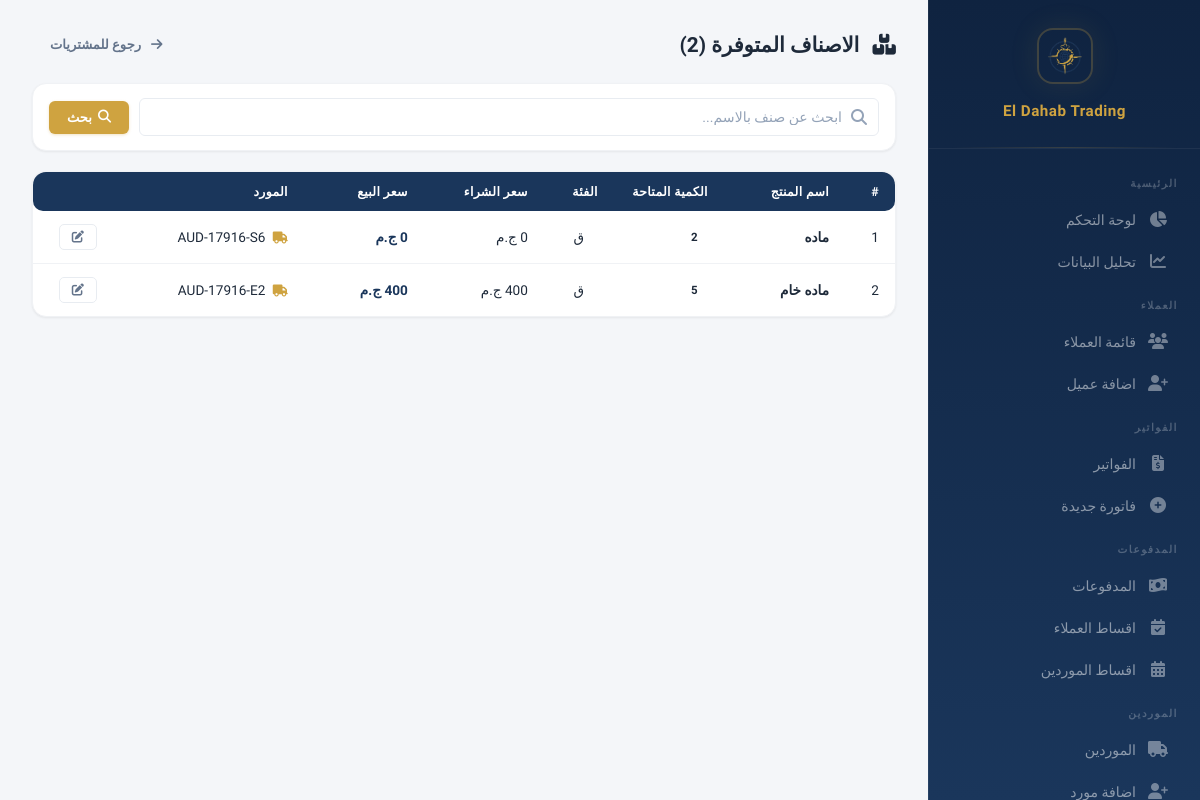
Page /items (signed in) on the earlier database version.
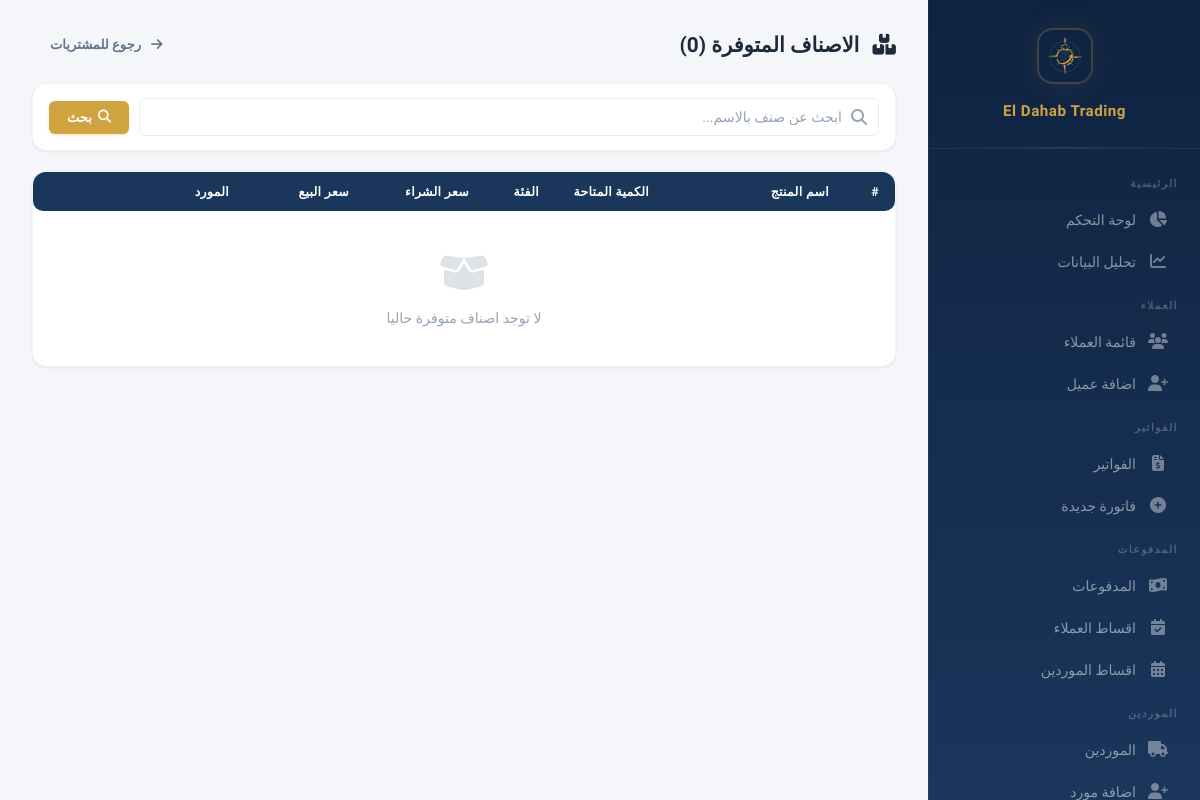
Same page on the later database version.
### models.py (models this page shows, shortened)
class PurchaseItem(db.Model):
    __tablename__ = 'purchase_items'
    id = db.Column(db.Integer, primary_key=True)
    purchase_id = db.Column(db.Integer, db.ForeignKey('purchases.id'), nullable=False)
    item_name = db.Column(db.String(300), nullable=False)
    unit_type = db.Column(db.String(10), nullable=False, default='ق')
    quantity = db.Column(db.Float, nullable=False, default=0)
    unit_price = db.Column(db.Float, nullable=False, default=0)
    selling_price = db.Column(db.Float, nullable=False, default=0)
    total = db.Column(db.Float, nullable=False, default=0)

class Supplier(db.Model):
    __tablename__ = 'suppliers'
    id = db.Column(db.Integer, primary_key=True)
    name = db.Column(db.String(200), nullable=False)
    phone = db.Column(db.String(50))
    address = db.Column(db.Text)
    notes = db.Column(db.Text)
    created_at = db.Column(db.DateTime, default=datetime.utcnow)
    purchases = db.relationship('Purchase', backref='supplier', lazy=True)
    payments = db.relationship('SupplierPayment', backref='supplier', lazy=True)
    returns = db.relationship('SupplierReturn', backref='supplier', lazy=True)
    installment_plans = db.relationship('SupplierInstallmentPlan', backref='supplier', lazy=True)

### app.py (the view)
@app.route('/items')
@login_required
def items_list():
    search = request.args.get('search', '').strip()
    purchased = dict(db.session.query(
        PurchaseItem.item_name,
        db.func.coalesce(db.func.sum(PurchaseItem.quantity), 0)
    ).group_by(PurchaseItem.item_name).all())
    sold = dict(db.session.query(
        InvoiceItem.item_name,
        db.func.coalesce(db.func.sum(InvoiceItem.quantity), 0)
    ).group_by(InvoiceItem.item_name).all())
    returned = dict(db.session.query(
        ReturnItem.item_name,
        db.func.coalesce(db.func.sum(ReturnItem.quantity), 0)
    ).group_by(ReturnItem.item_name).all())
    latest_ids = db.session.query(func.max(PurchaseItem.id)).group_by(PurchaseItem.item_name)
    latest_rows = (PurchaseItem.query.filter(PurchaseItem.id.in_(latest_ids))
                   .options(joinedload(PurchaseItem.purchase).joinedload(Purchase.supplier))
                   .all())
    latest_by_name = {pi.item_name: pi for pi in latest_rows}
    items = []
    for name in sorted(purchased.keys()):
        if search and search not in (name or ''):
            continue
        qty = (purchased.get(name, 0) or 0) - (sold.get(name, 0) or 0) + (returned.get(name, 0) or 0)
        if qty <= 0:
            continue
        pi = latest_by_name.get(name)
        items.append({
            'name': name,
            'qty': qty,
            'unit_type': (pi.unit_type if pi else None) or 'ق',
            'unit_price': (pi.unit_price if pi else None) or 0,
            'selling_price': (pi.selling_price if pi else None) or 0,
            'supplier': pi.purchase.supplier.name if pi and pi.purchase and pi.purchase.supplier else '—',
        })
    return render_template('items_list.html', items=items, search=search)

### app.py (called while the page is built)
@app.context_processor
def inject_payment_methods():
    return {'PAYMENT_METHODS': PAYMENT_METHODS, 'parse_images': parse_images}

@app.before_request
def check_session_expiry():
    if 'user_id' in session and session.get('expires_at'):
        if datetime.utcnow().timestamp() > session['expires_at']:
            session.clear()
            flash('انتهت الجلسة، يرجى تسجيل الدخول مرة اخرى', 'warning')
            return redirect(url_for('login'))

@app.context_processor
def inject_user():
    if not hasattr(g, 'current_user'):
        g.current_user = db.session.get(User, session['user_id']) if 'user_id' in session else None
    return dict(current_user=g.current_user)

### models.py (called while the page is built)
    def has_permission(self, page):
        if self.is_admin:
            return True
        return any(p.page == page for p in self.permissions)

### templates/items_list.html (shortened to what this page needs)
{% extends "base.html" %}
{% block content %}
<div class="page-header">
    <h1 style="font-size:1.3rem;font-weight:700;color:var(--text);margin:0;"><i class="fas fa-boxes" style="margin-left:8px;"></i> الاصناف المتوفرة ({{ items|length }})</h1>
    <a href="{{ url_for('purchases_list') }}" class="btn btn-ghost"><i class="fas fa-arrow-right" style="margin-left:4px;"></i> رجوع للمشتريات</a>
</div>
<div class="data-card" style="margin-bottom:20px;">
    <form method="GET" action="{{ url_for('items_list') }}" style="display:flex;gap:10px;align-items:center;padding:14px 16px;">
        <div style="flex:1;position:relative;">
            <input type="text" name="search" value="{{ search }}" class="form-control" placeholder="ابحث عن صنف بالاسم..." autocomplete="off" style="padding-right:36px;" autofocus>
            <i class="fas fa-search" style="position:absolute;top:50%;right:12px;transform:translateY(-50%);color:var(--text-muted);"></i>
        </div>
        <button type="submit" class="btn btn-gold"><i class="fas fa-search"></i> بحث</button>
    </form>
</div>
<div class="data-card">
    <div class="data-card-body" style="padding:0;">
        <table>
            <thead>
                <tr>
                    <th style="width:50px;">#</th>
                    <th>اسم المنتج</th>
                    <th style="width:110px;">الكمية المتاحة</th>
                    <th style="width:70px;">الفئة</th>
                    <th style="width:120px;">سعر الشراء</th>
                    <th style="width:120px;">سعر البيع</th>
                    <th>المورد</th>
                    <th style="width:80px;"></th>
                </tr>
            </thead>
            <tbody>
                {% for item in items %}
                <tr>
                    <td>{{ loop.index }}</td>
                    <td style="font-weight:700;">{{ item.name }}</td>
                    <td>
                        <span class="badge {{ 'badge-success' if item.qty > 10 else 'badge-warning' }}">{{ "{:,.0f}".format(item.qty) }}</span>
                    </td>
                    <td style="text-align:center;">{{ item.unit_type }}</td>
                    <td>{{ "{:,.0f}".format(item.unit_price) }} ج.م</td>
                    <td style="color:var(--navy);font-weight:700;">{{ "{:,.0f}".format(item.selling_price) }} ج.م</td>
                    <td><i class="fas fa-truck" style="color:var(--gold);margin-left:4px;font-size:0.75rem;"></i> {{ item.supplier }}</td>
                    <td><a href="{{ url_for('items_edit', name=item.name) }}" class="btn btn-sm btn-outline" title="تعديل"><i class="fas fa-edit"></i></a></td>
                </tr>
                {% endfor %}
                {% if not items %}
                <tr>
                    <td colspan="8" class="empty-state" style="padding:40px;">
                        <div class="empty-icon"><i class="fas fa-box-open"></i></div>
                        <p>{% if search %}لا توجد اصناف مطابقة لبحثك{% else %}لا توجد اصناف متوفرة حاليا{% endif %}</p>
                    </td>
                </tr>
                {% endif %}
            </tbody>
        </table>
    </div>
</div>
{% endblock %}

Differences in the rows shown:
removed PurchaseItem: name "ماده", qty "2", unit_type "ق", unit_price "0", selling_price "0", supplier "AUD-17916-S6"
removed PurchaseItem: name "ماده خام", qty "5", unit_type "ق", unit_price "400", selling_price "400", supplier "AUD-17916-E2"
Other differences:
{{ items|length }}: "2" → "0"
text now shown: "لا توجد اصناف متوفرة حاليا"
